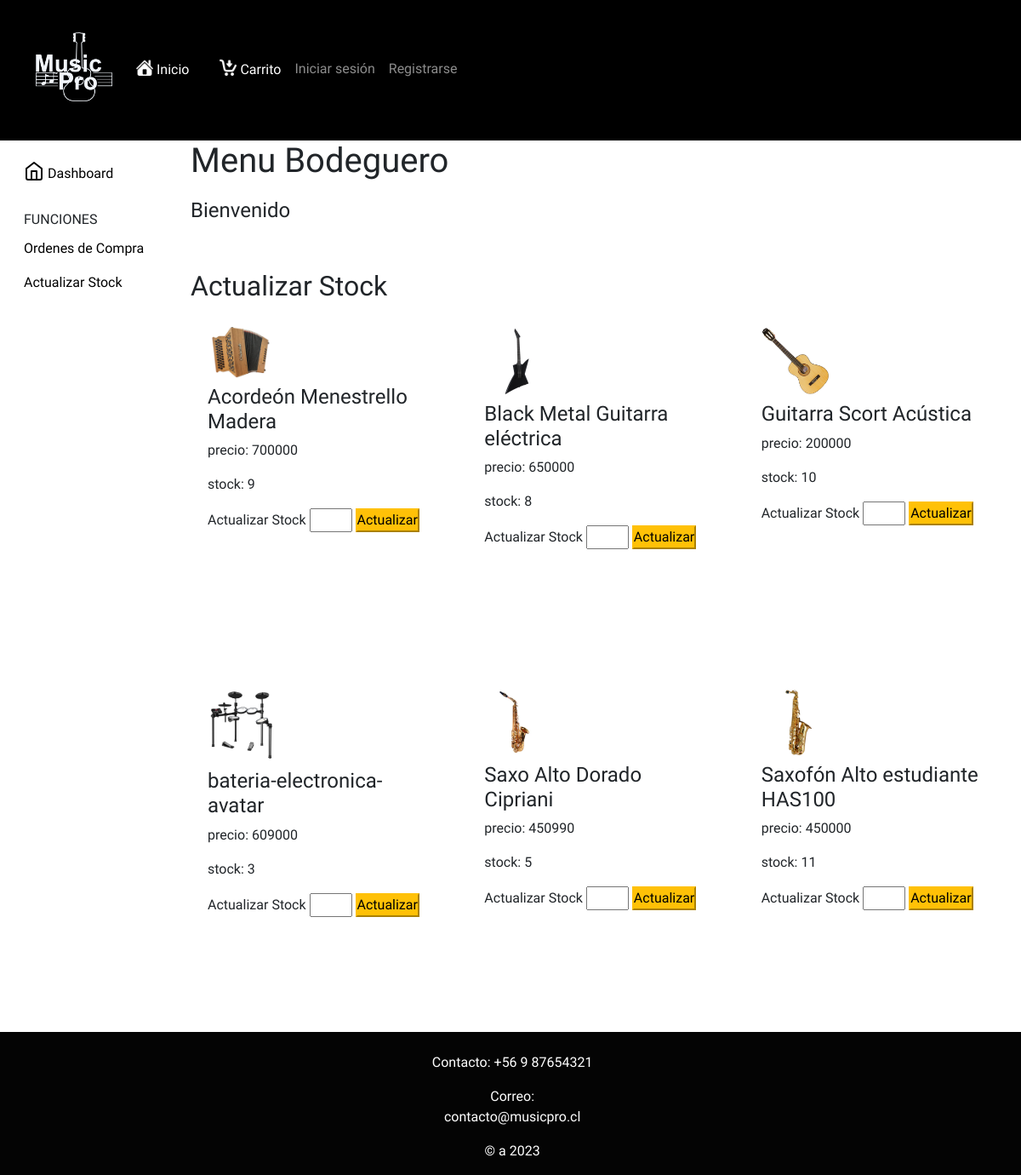
The page /bodegueroStock on the database its author committed.
### core/models.py (models this page shows, shortened)
class Producto(models.Model):
    nombre = models.CharField(max_length=40)
    precio = models.IntegerField(default=0)
    stock = models.IntegerField(default=0)
    imagen =models.ImageField(upload_to='')
    descripcion = models.CharField(max_length=500, default='')
    idTipoProducto = models.ForeignKey(TipoProducto, on_delete=models.SET_NULL, null=True)

### core/views.py (the view)
# urls.py: path('bodegueroStock', bodegueroStock, name="bodegueroStock"),
def bodegueroStock(request):
    contexto = {
        'productos' : Producto.objects.all()
    }
    return render(request,'core/bodegueroStock.html', contexto)

### core/context_processor.py (called while the page is built)
def total_carrito(request):
    total = 0
    if 'carrito' in request.session:
        for key, value in request.session["carrito"].items():
            total += int(value["acumulado"])
    return {"total_carrito":total}

### core/templates/core/BodegueroStock.html (shortened to what this page needs)
{% extends "core/layout.html" %}
{% load static %}
{% block head %}
<link rel="stylesheet" href="{% static 'core/css/bodegueroStock.css' %}">
{% endblock %}
{% block content %}
<div class="container-fluid">
    <div class="row">
        <nav id="sidebarMenu" class="col-md-3 col-lg-2 d-md-block bg-body-tertiary sidebar collapse">
            <div class="position-sticky pt-3 sidebar-sticky">
                <ul class="nav flex-column">
                    <li class="nav-item">
                        <a class="nav-link active" aria-current="page" href="#" id="btnInicio" style="color: black;">
                            Dashboard
                        </a>
                    </li>
                    <h6
                        class="sidebar-heading d-flex justify-content-between align-items-center px-3 mt-4 mb-1 text-body-secondary text-uppercase">
                        <span>Funciones</span>
                    </h6>
                    <li class="nav-item">
                        <a class="nav-link" href="{% url 'bodeguero' %}" id="btnPagos" style="color: black;"> Ordenes de Compra</a>
                    </li>
                    <li class="nav-item">
                        <a class="nav-link" href="{% url 'bodegueroStock' %}" id="ActualizarStock" style="color: black;"> Actualizar Stock</a>
                    </li>
                </ul>
            </div>
        </nav>
        <main class="col-md-9 ms-sm-auto col-lg-10 px-md-4">
            <H1>Menu Bodeguero</H1>
            <div id="inicio" style="display: block; margin-top: 2%;">
                <h4>Bienvenido {{request.session.nombre}}</h4>
            </div>
            <br><br>
            <div id="tblEnvios" style="display: block;">
                <h2>Actualizar Stock</h2>
                <div class="row row-cols-3">
                    {% for i in productos %}
                    <div class="col-sm-4 mb-4">
                        <form action="/ActualizarStock/" method="post">
                            <div class="producto">
                            <img id="imgPro" src="/media/{{i.imagen}}" class="figure-img img-fluid">
                            <h4>{{i.nombre}}</h4>
                            <p>precio: {{i.precio}}</p>
                            <p>stock: {{i.stock}}</p>
                            <Label for="NewStock">Actualizar Stock</Label>
                            <input type="number" id="NewStock" name="NewStock"  size="4" class="" required>
                            <button type="submit" class="btn-warning"> Actualizar</button>
                            </div>
                        </form>
                    </div>
                    {% endfor %}
                </div>
            </div>
        </main>
    </div>
</div>
{% endblock %}

### core/static/core/css/stylelayout.css (style rules this page uses)
body { background-image: url("https://i.pinimg.com/564x/20/8b/9b/208b9ba35cebefbba9f945fb69f021ce.jpg"); background-repeat: no-repeat; background-position: center center; background-size: cover; background-attachment: fixed; }
.nav-link { display: flex; justify-content: center; align-items: center; }
* { padding: 0; margin: 0; font-family: 'Chakra Petch', sans-serif; }
#logo_header>a,img { width: 80px }
body { background-color: #ffffff; background-color: #ffffff; }

### core/static/core/css/bodegueroStock.css (style rules this page uses)
.producto { width: 100%; height: 400px; padding: 20px; background-color: white; border-radius: 5px; }
#NewStock { width: 50px; }

### rows shown on the page
Producto: imagen (picture), nombre "Acordeón Menestrello Madera", precio "700000", stock "9"
Producto: imagen (picture), nombre "Black Metal Guitarra eléctrica", precio "650000", stock "8"
Producto: imagen (picture), nombre "Guitarra Scort Acústica", precio "200000", stock "10"
Producto: imagen (picture), nombre "bateria-electronica-avatar", precio "609000", stock "3"
Producto: imagen (picture), nombre "Saxo Alto Dorado Cipriani", precio "450990", stock "5"
Producto: imagen (picture), nombre "Saxofón Alto estudiante HAS100", precio "450000", stock "11"
